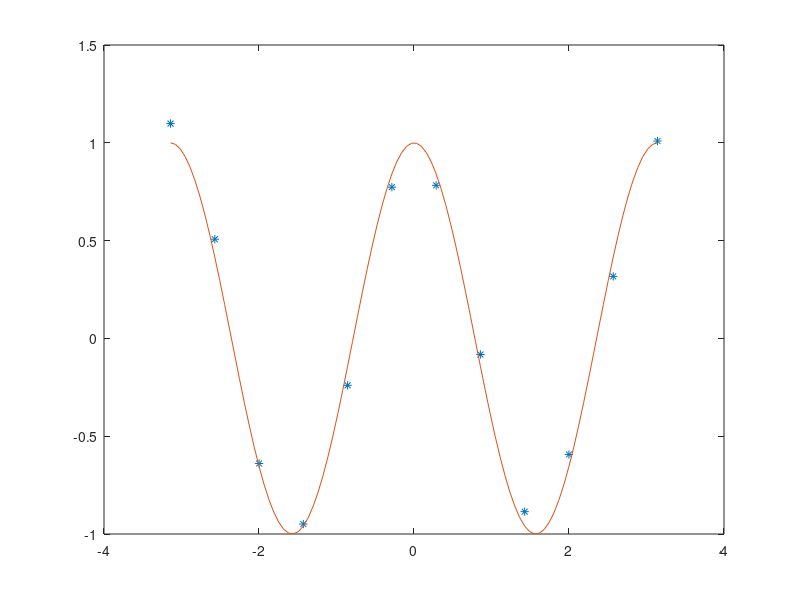

MATLAB code for this plot:

for i=1:12
    D(1,i)=2*(i-1)*pi/11-pi;
    D(2,i)=cos(2*D(1,i))+random('unif',-0.1,0.1);
    %D(2,i)=D(1,i)^4;
end

x= linspace(-pi,pi,12);
x0=linspace(-pi,pi);
y0=cos(2*x0);
y=D(2,int8(((x+pi)*11/(2*pi))+1));
plot(x,y,'*',x0,y0);
